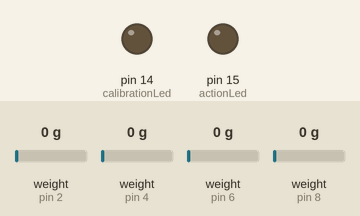
This sketch was run on a simulated Arduino Leonardo, built with avr-gcc and run on an emulated ATmega32U4. On the bench: output pins drawn as LEDs (lit = HIGH). The test bench sets the inputs (shaded band); at power-on: weight on the scale (sensors on pin 2, pin 4, pin 6, pin 8) 0 g. USB keyboard and mouse output is not drawn.

Above: at 1.2 s.
At 2.6 s:
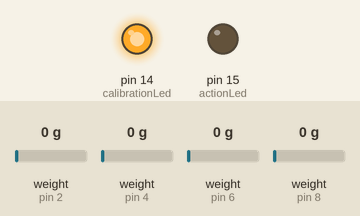
Timing chart, 0 to 4.9 s (numbered marks = the images above):
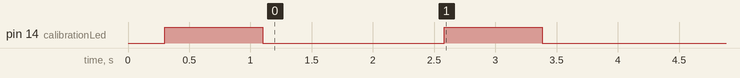

The sketch:

sip_puff_full.ino
```cpp
#include <Q2HX711.h>
#include "Keyboard.h"
// #include "Mouse.h"

/* connect the sensors to pin 2-9 */
Q2HX711 SENSOR_01(2, 3);
Q2HX711 SENSOR_02(4, 5);
Q2HX711 SENSOR_03(6, 7);
Q2HX711 SENSOR_04(8, 9);

/* sensor state: 0 neutral, 1 sipp, 2 puff */
int sensorStates [] = {0, 0, 0, 0};

/* initial sensor value */
int sensorInitValues [] = {0, 0, 0, 0};

/* calibration led */
int calibrationLed = 14;

/* sip-puff detection led */
int actionLed = 15;

/* calibration counter */
int calibrationCounterInitial = 500;
int calibrationCounter = 2;
bool calibrating = false;

/* CTRL key */
/* OSX: */
char ctrlKey = KEY_LEFT_GUI;
/* Windows and Linux: */
// char ctrlKey = KEY_LEFT_CTRL;

/* debug modus set to true to test sensors */
bool debug = false;

void setup() {
  if (debug) {
    Serial.begin(9600);
  }
  pinMode(calibrationLed, OUTPUT);
  pinMode(actionLed, OUTPUT);
  Keyboard.begin();
  calibrate();
}

void loop() {
  if (!calibrating) {
    updateSensorState(0, SENSOR_01.read() / 10000 );
    delay(10);
    updateSensorState(1, SENSOR_02.read() / 10000 );
    delay(10);
    updateSensorState(2, SENSOR_03.read() / 10000 );
    delay(10);
    updateSensorState(3, SENSOR_04.read() / 10000 );
    delay(10);
    sendKeys();
    calibrationCounter--;
    if (calibrationCounter == 0) {
      calibrationCounter = calibrationCounterInitial;
      calibrate();
    }
  }
  delay(100);
}

void calibrate() {
  calibrating = true;
  delay(300);
  digitalWrite(calibrationLed, HIGH);
  sensorInitValues[0] = SENSOR_01.read() / 10000;
  delay(100);
  sensorInitValues[1] = SENSOR_02.read() / 10000;
  delay(100);
  sensorInitValues[2] = SENSOR_03.read() / 10000;
  delay(100);
  sensorInitValues[3] = SENSOR_04.read() / 10000;
  delay(100);
  digitalWrite(calibrationLed, LOW);
  calibrating = false;
}

void updateSensorState(int sensor, int curValue) {
  int state_sensor = sensorStates[sensor];
  int init_val_sensor = sensorInitValues[sensor];
  if (state_sensor == 0) {
    if (curValue < init_val_sensor - 10) {
      /* Sip detected */
      sensorStates[sensor] = 1;
    }
    if (curValue > init_val_sensor + 10) {
      /* puff detected */
      sensorStates[sensor] = 2;
    }
  } else if (state_sensor == 1 or state_sensor == 2) {
    /* sip or puff state ended */
    sensorStates[sensor] = 0;
  }
}

void sendKeys() {
  // Keyboard.press(KEY_LEFT_SHIFT);
  // Keyboard.press(KEY_LEFT_ALT);
  switch (sensorStates[0]) {
    case 1:
      // sip 1
      digitalWrite(actionLed, HIGH);
      keyboardSend(KEY_ESC, "ESC");
      break;
    case 2:
      // puff 1
      digitalWrite(actionLed, HIGH);
      keyboardSend(0x20, "SPACE"); // SPACE
      //Mouse.move(0, +40);
      break;
    default:
      break;
  }
  switch (sensorStates[1]) {
    case 1:
      // sip 2
      digitalWrite(actionLed, HIGH);
      keyboardSend(KEY_RETURN, "RETURN");
      break;
    case 2:
      // puff 2
      digitalWrite(actionLed, HIGH);
      keyboardSend(KEY_RIGHT_ARROW, "RIGHT");
      // Mouse.move(+40, 0);
      break;
    default:
      break;
  }
  switch (sensorStates[2]) {
    case 1:
      // sip 3
      digitalWrite(actionLed, HIGH);
      keyboardSend(KEY_DOWN_ARROW, "DOWN");
      break;
    case 2:
      // puff 3
      digitalWrite(actionLed, HIGH);
      keyboardSend(KEY_BACKSPACE, "BACKSPACE");
    default:
      break;
  }
  switch (sensorStates[3]) {
    case 1:
      // sip 4
      digitalWrite(actionLed, HIGH);
      keyboardSend(KEY_LEFT_SHIFT, "LEFT");
      delay(10);
      keyboardSend(KEY_TAB, "TAB");
      break;
    case 2:
      // puff 4
      digitalWrite(actionLed, HIGH);
      keyboardSend(KEY_TAB, "TAB");
      break;
    default:
      break;
  }
  delay(100);
  Keyboard.releaseAll();
  digitalWrite(actionLed, LOW);
}

void keyboardSend(char key, char* keyLabel) {
  if (debug) {
    Serial.print(keyLabel);
    Serial.println();
  } else {
    Keyboard.press(key);
  }
}
```

Measured:
- by itself, pin 14 (calibrationLed): HIGH → LOW at 1.1 s, → HIGH 1.5 s later, → LOW 0.80 s later
